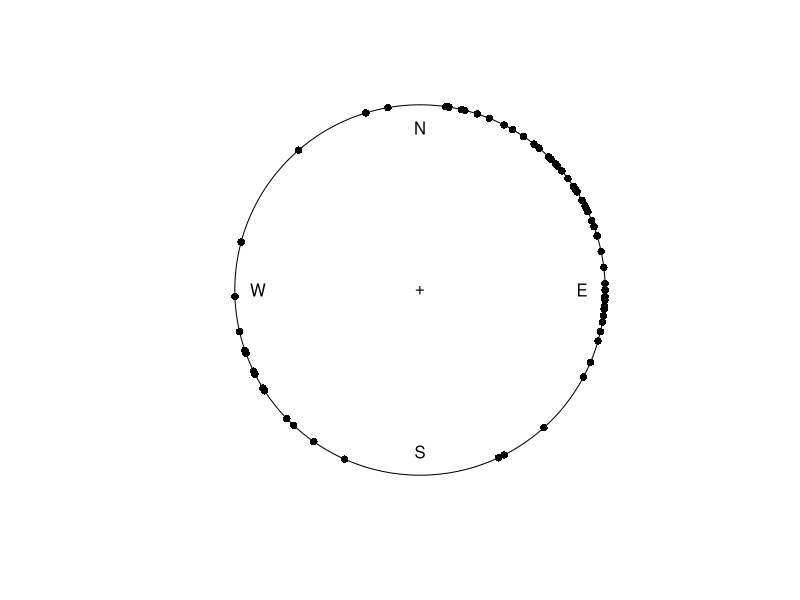

Reproduce this figure in R.
library(circular)


### Name: fisherB3
### Title: B.3 Movements of turtles
### Aliases: fisherB3 fisherB3c
### Keywords: datasets

### ** Examples

data(fisherB3c)
plot(fisherB3c)
